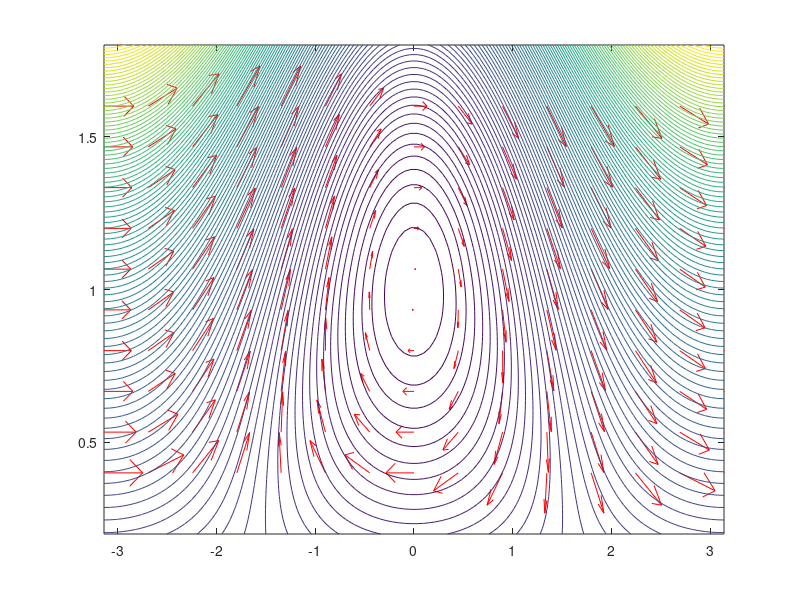

Source code (MATLAB):
D = 0;

% Define the flow field
theta_dot = @(theta, v) (v - cos(theta)./v);
v_dot = @(theta, v)  (-sin(theta) - D*v.^2);

% Energy functional
L = @(theta, v) v.^3 - 3*v.*cos(theta);

% Define the grids
N_theta = 15; theta_lim = [-pi, pi];
theta_range = linspace(theta_lim(1), theta_lim(2), N_theta);
theta_range_C = linspace(theta_lim(1), theta_lim(2), 100);

N_v = 10; v_lim = [(1+D^2)^(-1/4) - 0.6, (1+D^2)^(-1/4) + 0.6];
v_range = linspace(v_lim(1), v_lim(2), N_v);
v_range_C = linspace(v_lim(1)-0.2, v_lim(2)+0.2, 100);

[Theta, V] = meshgrid(theta_range, v_range);
[Theta_C, V_C] = meshgrid(theta_range_C, v_range_C);

% Compute the flow fields
Theta_dot = theta_dot(Theta, V);
V_dot = v_dot(Theta, V);

figure();
% Plot the flow field
quiver(Theta, V, Theta_dot, V_dot, 'r');
hold on
% Plot the contour of the energy functional
contour(Theta_C, V_C, L(Theta_C, V_C), 100);
% axis equal
hold off